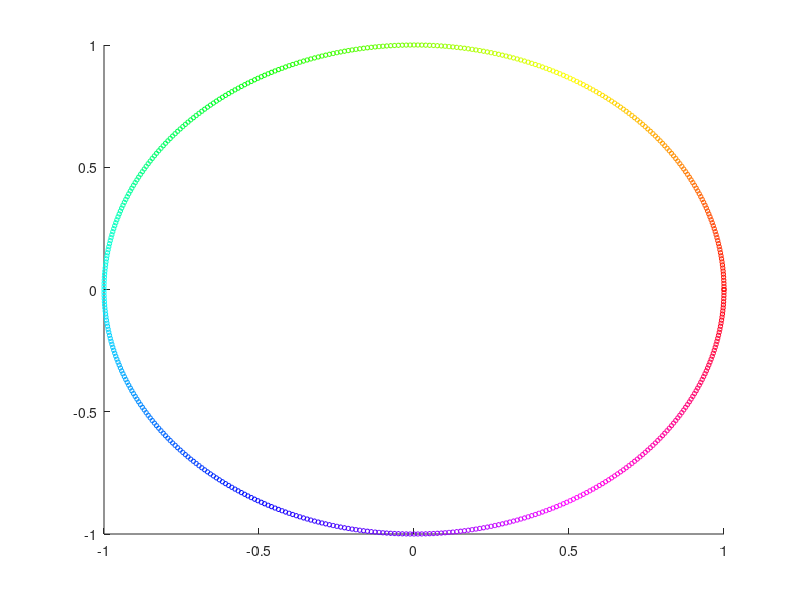

Here is the MATLAB script that generated this plot: (Note: this script raises an error after producing the figure.)
('V:\Mouse\KDM-SYN-100824B\aligned stacks')

%make evenly spaced points on the color circle
hue=0:.002:1;

%calculate the difference in hue between all the points
%setup matrices with values of hue1 and hue2
[h1,h2]=meshgrid(hue,hue);
%calculate the absolute difference
dhue=abs(h1-h2);
%for hues more than .5 apart, take the complement distance which is smaller
badones=find(dhue>.5);
dhue(badones)=1-dhue(badones);



%we want constant saturation and value for our HSV values
saturation=ones(size(hue));
value=ones(size(hue));

%construct an hsv colormap
hsv=[hue;saturation;value]';

%plot out our color wheel
figure(1);
clf;
%calculate the x and y positions
x=cos(hue*2*pi);
y=sin(hue*2*pi);
%scatter plot the results using our hsv values to color them
scatter(x,y,10,hsv2rgb(hsv));

%load the data
data=load('synapsinR_7thA.tif.Pivots.txt.Features.txt');

data=data(:,[1 2 3 4 7 8 9 10 13 14 15 16 19 20 21 22 25 26 27 28 31 32 33 34 37 38 39 40 43 44 45 46 49 50 51 52 55 56 57 58 61 62 63 64 67 68 69 70 73 74 75 76 79 80 81 82 91 92 93 94]);
%N is the number of synapses
N=size(data,1);
%M is the number of features
M=size(data,2);
%%
%K is the number of points in our kohonen network
K=length(hue);

%calculate the min, max, range, standard deviation and mean
%of every feature
maxvals=max(data,1);
minvals=min(data,1);
range=maxvals-minvals;
stds=std(data,[],1);
means=mean(data,1);

%normalize the data, by subtracting the mean and dividing by the standard
%deviation of every feature
data=(data-repmat(means,N,1))./repmat(stds,N,1);

%start out with random positions for each member of the kohonen network
%in this normalized space.  Each row is a member of our network along the 
%color wheel, each column is the value in the dimension of the feature space.
positions=randn(K,M);
%%

%loop through time
T=50000;
counts=zeros(1,K);

for t=1:T
   
    %have a factor which gets smaller and smaller over time
    eta=.3*exp(-t/(T/5))+1*exp(-t/(100));;
    
    %define the coefficents which will modulate the pull of all the other hues
    %when you pull on one.
    sig_hue=.01*((T-t)/T)+.005+.2*exp(-t/(5000))+1*exp(-t/(100));
    move_coeff=exp(-dhue.^2/(2*sig_hue.^2));

    %pull out a random index from all the synanpses
    randguy=ceil(N*rand(1));
    
    %calculate the differential vector from our random guy
    %to each of the members of the kohonen network
    deltv_inspace=repmat(data(randguy,:),K,1)-positions;
    
    %calculate the absolute euclidean distance
    distances_inspace=sqrt(sum(deltv_inspace.^2,2));
    
    %find out the minimum distance amongst the members of the kohonen 
    %network and which member is the minimum
    [mindist,minguy]=min(distances_inspace);
    
    %calculate the delta vector that we want to move each of the members
    %of the kohonen network.  It should be in the direction of the
    %difference between each member and the random point
    %but modulated in strength by eta, and the movement coefficents
    %which will drag the guy closest and the guys near the closest guy
    %(near in terms of the color hue space) farther than those "far" away
    %(again.. far in terms of the color hue space).
    positions=positions+eta*repmat(move_coeff(:,minguy),1,M).*deltv_inspace;
    
    counts(minguy)=counts(minguy)+1;
    %plot out the positions every 100th time step
    if (mod(t,100)==1)
       
        figure(4);
        clf;
        bar(counts);
        
        figure(5);
        clf;
        for i=1:4
            subplot(2,2,i)
            imagesc(positions(:,1+i-1:4:end));
            caxis([-1 1]);
        end
        
        
        
    end
end
%%
%after we have the positions of the synapse we want to go through the
%entire list of synapses, find the kohonen network guy closest
%and then give him the hue value of that closest guy

data_hue=zeros(N,1);
for i=1:N
   
    if mod(i,10000)==1
       
        disp(i*1.0/N);
      
        disp(i);
    end
    
    delt=repmat(data(i,:),K,1)-positions;
    dist=sum(delt.^2,2);
    [mindist,minguy]=min(dist);
    data_hue(i)=hue(minguy);
    
    
    
end


%%
%we want constant saturation and value for our HSV values
data_hsv=[data_hue ones(size(data_hue)) ones(size(data_hue))];

%convert this to RGB values from 0 to 255
data_rgb=floor(256*hsv2rgb(data_hsv));

%save this as a txt file
fid=fopen('synapsinR_7thA.tif.Pivots.kohonen_rgb4.txt','w');
fprintf(fid,'%d,%d,%d\n',data_rgb');
fclose(fid);


%%

figure(5);
clf;
for i=1:4
   subplot(2,2,i)
   imagesc(positions(:,1+i-1:4:end));
  caxis([-2 5]); 
end
    

%%
pivots=load('synapsinR_7thA.tif.Pivots.txt');
data_minguy=round(data_hue*500);
data_minguy=data_minguy+1;

numbins=100;
densities=zeros(K,numbins);

for i=1:K
   goodones=find(data_minguy==i);
   N=hist(pivots(goodones,2),numbins);
   densities(i,:)=N;
   
end


figure(8);
clf;
imagesc(densities);

figure(9);
clf;
scatter(zeros(1,K),-(1:K),10,hsv2rgb(hsv));
axis tight;

densities_norm=densities./repmat(sum(densities,2),1,numbins);
figure(10);
clf;
imagesc(densities_norm);

figure(11);
clf;
hist(data_minguy,500);
axis tight;





